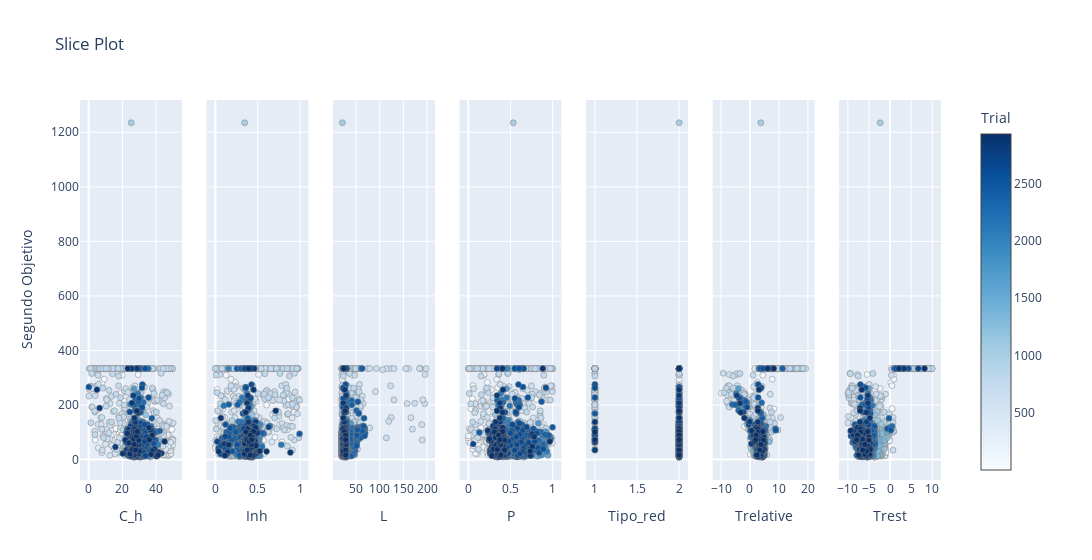

Notebook cell for this chart:
### Code cell
# Graficar para el segundo objetivo
target_second = lambda trial: trial.values[1]  # Segundo objetivo
vis.plot_slice(study, target_name='Segundo Objetivo')

### Figure 1 — Plotly figure (JSON) as saved in the notebook; plotly's stock layout.template omitted (floating-point values rounded to 4 significant figures; data arrays with more than 128 entries replaced by an {"elided": "..."} marker saying what was removed)
{"data": [{"marker": {"color": {"elided": "2926 int values"}, "colorbar": {"title": {"text": "Trial"}, "x": 1, "xpad": 40}, "colorscale": [[0, "rgb(247,251,255)"], [0.125, "rgb(222,235,247)"], [0.25, "rgb(198,219,239)"], [0.375, "rgb(158,202,225)"], [0.5, "rgb(107,174,214)"], [0.625, "rgb(66,146,198)"], [0.75, "rgb(33,113,181)"], [0.875, "rgb(8,81,156)"], [1, "rgb(8,48,107)"]], "line": {"color": "Grey", "width": 0.5}, "showscale": true}, "mode": "markers", "name": "Feasible Trial", "showlegend": false, "type": "scatter", "x": {"elided": "2926 float values"}, "xaxis": "x", "y": {"elided": "2926 float values"}, "yaxis": "y"}, {"marker": {"color": {"elided": "2926 int values"}, "colorbar": {"title": {"text": "Trial"}, "x": 1, "xpad": 40}, "colorscale": [[0, "rgb(247,251,255)"], [0.125, "rgb(222,235,247)"], [0.25, "rgb(198,219,239)"], [0.375, "rgb(158,202,225)"], [0.5, "rgb(107,174,214)"], [0.625, "rgb(66,146,198)"], [0.75, "rgb(33,113,181)"], [0.875, "rgb(8,81,156)"], [1, "rgb(8,48,107)"]], "line": {"color": "Grey", "width": 0.5}, "showscale": false}, "mode": "markers", "name": "Feasible Trial", "showlegend": false, "type": "scatter", "x": {"elided": "2926 float values"}, "xaxis": "x2", "y": {"elided": "2926 float values"}, "yaxis": "y2"}, {"marker": {"color": {"elided": "2926 int values"}, "colorbar": {"title": {"text": "Trial"}, "x": 1, "xpad": 40}, "colorscale": [[0, "rgb(247,251,255)"], [0.125, "rgb(222,235,247)"], [0.25, "rgb(198,219,239)"], [0.375, "rgb(158,202,225)"], [0.5, "rgb(107,174,214)"], [0.625, "rgb(66,146,198)"], [0.75, "rgb(33,113,181)"], [0.875, "rgb(8,81,156)"], [1, "rgb(8,48,107)"]], "line": {"color": "Grey", "width": 0.5}, "showscale": false}, "mode": "markers", "name": "Feasible Trial", "showlegend": false, "type": "scatter", "x": {"elided": "2926 int values"}, "xaxis": "x3", "y": {"elided": "2926 float values"}, "yaxis": "y3"}, {"marker": {"color": {"elided": "2926 int values"}, "colorbar": {"title": {"text": "Trial"}, "x": 1, "xpad": 40}, "colorscale": [[0, "rgb(247,251,255)"], [0.125, "rgb(222,235,247)"], [0.25, "rgb(198,219,239)"], [0.375, "rgb(158,202,225)"], [0.5, "rgb(107,174,214)"], [0.625, "rgb(66,146,198)"], [0.75, "rgb(33,113,181)"], [0.875, "rgb(8,81,156)"], [1, "rgb(8,48,107)"]], "line": {"color": "Grey", "width": 0.5}, "showscale": false}, "mode": "markers", "name": "Feasible Trial", "showlegend": false, "type": "scatter", "x": {"elided": "2926 float values"}, "xaxis": "x4", "y": {"elided": "2926 float values"}, "yaxis": "y4"}, {"marker": {"color": {"elided": "2926 int values"}, "colorbar": {"title": {"text": "Trial"}, "x": 1, "xpad": 40}, "colorscale": [[0, "rgb(247,251,255)"], [0.125, "rgb(222,235,247)"], [0.25, "rgb(198,219,239)"], [0.375, "rgb(158,202,225)"], [0.5, "rgb(107,174,214)"], [0.625, "rgb(66,146,198)"], [0.75, "rgb(33,113,181)"], [0.875, "rgb(8,81,156)"], [1, "rgb(8,48,107)"]], "line": {"color": "Grey", "width": 0.5}, "showscale": false}, "mode": "markers", "name": "Feasible Trial", "showlegend": false, "type": "scatter", "x": {"elided": "2926 int values"}, "xaxis": "x5", "y": {"elided": "2926 float values"}, "yaxis": "y5"}, {"marker": {"color": {"elided": "2926 int values"}, "colorbar": {"title": {"text": "Trial"}, "x": 1, "xpad": 40}, "colorscale": [[0, "rgb(247,251,255)"], [0.125, "rgb(222,235,247)"], [0.25, "rgb(198,219,239)"], [0.375, "rgb(158,202,225)"], [0.5, "rgb(107,174,214)"], [0.625, "rgb(66,146,198)"], [0.75, "rgb(33,113,181)"], [0.875, "rgb(8,81,156)"], [1, "rgb(8,48,107)"]], "line": {"color": "Grey", "width": 0.5}, "showscale": false}, "mode": "markers", "name": "Feasible Trial", "showlegend": false, "type": "scatter", "x": {"elided": "2926 float values"}, "xaxis": "x6", "y": {"elided": "2926 float values"}, "yaxis": "y6"}, {"marker": {"color": {"elided": "2926 int values"}, "colorbar": {"title": {"text": "Trial"}, "x": 1, "xpad": 40}, "colorscale": [[0, "rgb(247,251,255)"], [0.125, "rgb(222,235,247)"], [0.25, "rgb(198,219,239)"], [0.375, "rgb(158,202,225)"], [0.5, "rgb(107,174,214)"], [0.625, "rgb(66,146,198)"], [0.75, "rgb(33,113,181)"], [0.875, "rgb(8,81,156)"], [1, "rgb(8,48,107)"]], "line": {"color": "Grey", "width": 0.5}, "showscale": false}, "mode": "markers", "name": "Feasible Trial", "showlegend": false, "type": "scatter", "x": {"elided": "2926 float values"}, "xaxis": "x7", "y": {"elided": "2926 float values"}, "yaxis": "y7"}], "layout": {"title": {"text": "Slice Plot"}, "width": 2100, "xaxis": {"anchor": "y", "domain": [0, 0.1184], "title": {"text": "C_h"}}, "xaxis2": {"anchor": "y2", "domain": [0.1469, 0.2653], "title": {"text": "Inh"}}, "xaxis3": {"anchor": "y3", "domain": [0.2939, 0.4122], "title": {"text": "L"}}, "xaxis4": {"anchor": "y4", "domain": [0.4408, 0.5592], "title": {"text": "P"}}, "xaxis5": {"anchor": "y5", "domain": [0.5878, 0.7061], "title": {"text": "Tipo_red"}}, "xaxis6": {"anchor": "y6", "domain": [0.7347, 0.8531], "title": {"text": "Trelative"}}, "xaxis7": {"anchor": "y7", "domain": [0.8816, 1.0], "title": {"text": "Trest"}}, "yaxis": {"anchor": "x", "domain": [0, 1], "title": {"text": "Segundo Objetivo"}}, "yaxis2": {"anchor": "x2", "domain": [0, 1], "matches": "y", "showticklabels": false}, "yaxis3": {"anchor": "x3", "domain": [0, 1], "matches": "y", "showticklabels": false}, "yaxis4": {"anchor": "x4", "domain": [0, 1], "matches": "y", "showticklabels": false}, "yaxis5": {"anchor": "x5", "domain": [0, 1], "matches": "y", "showticklabels": false}, "yaxis6": {"anchor": "x6", "domain": [0, 1], "matches": "y", "showticklabels": false}, "yaxis7": {"anchor": "x7", "domain": [0, 1], "matches": "y", "showticklabels": false}}}
